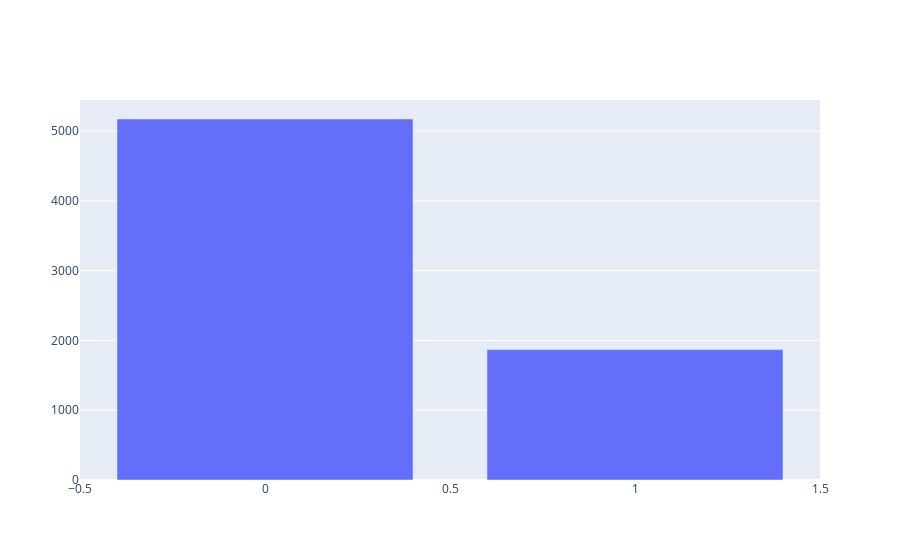

The cell this chart's notebook holds for it:
### Code cell
data = [go.Bar(
        x = df["Churn"].value_counts().index.values, 
        y = df["Churn"].value_counts().values

)]

py.iplot(data , filename='basic-bar')

### Figure 1 — Plotly figure (JSON) as saved in the notebook; plotly's stock layout.template omitted (floating-point values rounded to 4 significant figures)
{"data": [{"type": "bar", "x": [0, 1], "y": [5174, 1869]}], "layout": {}}
